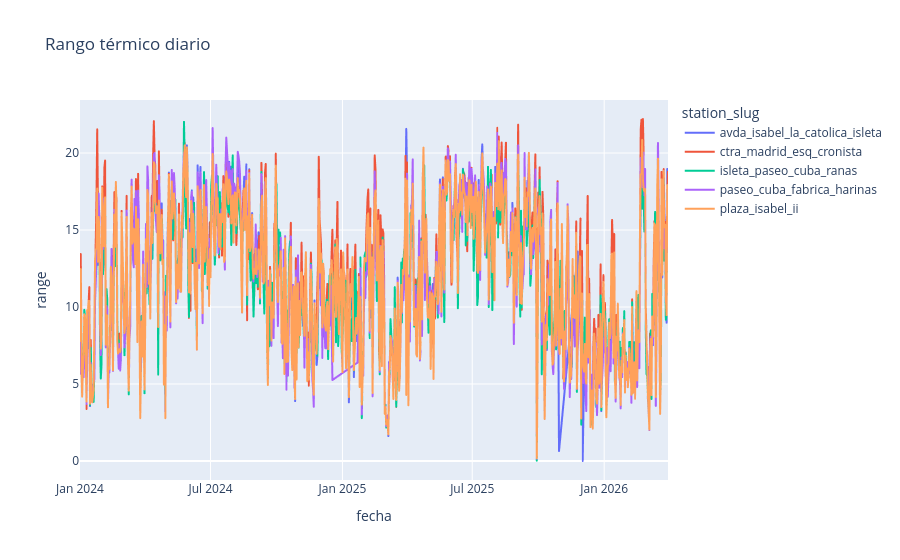

The notebook cell this image was saved under:
### Markdown cell above
La misma gráfica de antes, también se puede poner de otra forma para ver mejor la amplitud del rango. 
`15` o `20` grados de diferencia me parece mucho

### Code cell
temp_range = df.groupby(
    [df["fecha"].dt.date, "station_slug"]
)["temp_c"].agg(lambda x: x.max() - x.min()).reset_index(name="range")

fig = px.line(
    temp_range,
    x="fecha",
    y="range",
    color="station_slug",
    title="Rango térmico diario"
)
fig.show()

### Figure 1 — Plotly figure (JSON) as saved in the notebook; plotly's stock layout.template omitted (floating-point values rounded to 4 significant figures; data arrays with more than 128 entries replaced by an {"elided": "..."} marker saying what was removed)
{"data": [{"hovertemplate": "station_slug=avda_isabel_la_catolica_isleta<br>fecha=%{x}<br>range=%{y}<extra></extra>", "legendgroup": "avda_isabel_la_catolica_isleta", "line": {"color": "#636efa", "dash": "solid"}, "marker": {"symbol": "circle"}, "mode": "lines", "name": "avda_isabel_la_catolica_isleta", "showlegend": true, "type": "scattergl", "x": {"elided": "794 str values"}, "xaxis": "x", "y": {"elided": "794 float values"}, "yaxis": "y"}, {"hovertemplate": "station_slug=ctra_madrid_esq_cronista<br>fecha=%{x}<br>range=%{y}<extra></extra>", "legendgroup": "ctra_madrid_esq_cronista", "line": {"color": "#EF553B", "dash": "solid"}, "marker": {"symbol": "circle"}, "mode": "lines", "name": "ctra_madrid_esq_cronista", "showlegend": true, "type": "scattergl", "x": {"elided": "820 str values"}, "xaxis": "x", "y": {"elided": "820 float values"}, "yaxis": "y"}, {"hovertemplate": "station_slug=isleta_paseo_cuba_ranas<br>fecha=%{x}<br>range=%{y}<extra></extra>", "legendgroup": "isleta_paseo_cuba_ranas", "line": {"color": "#00cc96", "dash": "solid"}, "marker": {"symbol": "circle"}, "mode": "lines", "name": "isleta_paseo_cuba_ranas", "showlegend": true, "type": "scattergl", "x": {"elided": "820 str values"}, "xaxis": "x", "y": {"elided": "820 float values"}, "yaxis": "y"}, {"hovertemplate": "station_slug=paseo_cuba_fabrica_harinas<br>fecha=%{x}<br>range=%{y}<extra></extra>", "legendgroup": "paseo_cuba_fabrica_harinas", "line": {"color": "#ab63fa", "dash": "solid"}, "marker": {"symbol": "circle"}, "mode": "lines", "name": "paseo_cuba_fabrica_harinas", "showlegend": true, "type": "scattergl", "x": {"elided": "786 str values"}, "xaxis": "x", "y": {"elided": "786 float values"}, "yaxis": "y"}, {"hovertemplate": "station_slug=plaza_isabel_ii<br>fecha=%{x}<br>range=%{y}<extra></extra>", "legendgroup": "plaza_isabel_ii", "line": {"color": "#FFA15A", "dash": "solid"}, "marker": {"symbol": "circle"}, "mode": "lines", "name": "plaza_isabel_ii", "showlegend": true, "type": "scattergl", "x": {"elided": "819 str values"}, "xaxis": "x", "y": {"elided": "819 float values"}, "yaxis": "y"}], "layout": {"legend": {"title": {"text": "station_slug"}, "tracegroupgap": 0}, "title": {"text": "Rango térmico diario"}, "xaxis": {"anchor": "y", "domain": [0, 1], "title": {"text": "fecha"}}, "yaxis": {"anchor": "x", "domain": [0, 1], "title": {"text": "range"}}}}
